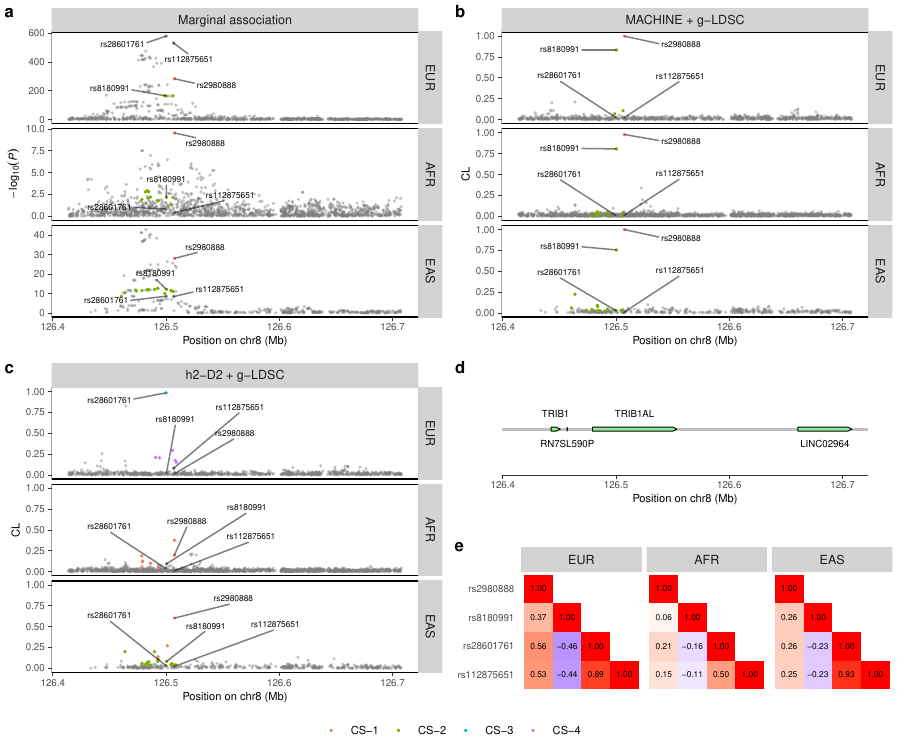

R code for this plot:
options(stringsAsFactors = F, check.names = F)

library(readr)
library(tidyr)
library(magrittr)
library(dplyr)
library(Matrix)
library(foreach)
library(doParallel)
library(ggplot2)
library(cowplot)
library(ggrepel)
library(ggpubr)
library(ggh4x)
library(gggenes)
library(latex2exp)
library(scales)
library(Hmisc)

setwd("real_data/glgc")

dbs = c("UKBB", "GLGC")
phenos = c("HDL", "LDL", "TG", "TC")
pids = c("EUR", "AFR", "EAS")

methods = c("MACHINE + g-LDSC" = "MACHINE-gLDSC",
            "MACHINE" = "MACHINE",
            "MESuSiE" = "MESuSiE",
            "h2-D2 + g-LDSC" = "h2D2-gLDSC",
            "h2-D2" = "h2D2",
            "SuSiE" = "SuSiE",
            "RSparsePro" = "RSparsePro",
            "CARMA" = "CARMA")

db = "GLGC"
pheno = "TC"
i = 8
block = 125

data_all = foreach(method = names(methods)[c(1,4)]) %do%
{
  if(method %in% c("MACHINE + g-LDSC", "MACHINE"))
  {
    read.delim(sprintf("%s/%s/%s/chr%d/%d/variant_info.txt.gz", 
                       methods[method], pheno, db, i, block))
  } else {
    foreach(pid = pids) %do%
    {
      read.delim(sprintf("%s/%s/%s/%s/chr%d/%d/variant_info.txt.gz", 
                         methods[method], pheno, db, pid, i, block))
    }
  }
}
names(data_all[[2]]) = pids

gene_position = read.delim(
  "~/Documents/GWAS/data/reference/human/v42/GRCh37/gene_position.hg19.v42.bed",
  header = F) %>% filter(V1 == sprintf("chr%d",i) & !(
  (V3 < min(data_all[[1]]$position)) | (V2 > max(data_all[[1]]$position))))

gene_table = data.frame("type" = "",
                        "start" = gene_position$V2,
                        "end" = gene_position$V3,
                        "name" = gene_position$V4,
                        "orientation" = c("+" = T, "-" = F)[gene_position$V6],
                        stringsAsFactors = F)
gene_table$start %<>% pmax(min(data_all[[1]]$position))
gene_table$end %<>% pmin(max(data_all[[1]]$position))
gene_table$name[3] = "TRIB1AL"

data_all[[1]]$CS.EUR[which(data_all[[1]]$CS.EUR == "CS:EUR-8-125-1")] = "CS-1"
data_all[[1]]$CS.EUR[which(data_all[[1]]$CS.EUR == "CS:EUR-8-125-2")] = "CS-2"
data_all[[1]]$CS.AFR[which(data_all[[1]]$CS.AFR == "CS:AFR-8-125-1")] = "CS-1"
data_all[[1]]$CS.AFR[which(data_all[[1]]$CS.AFR == "CS:AFR-8-125-2")] = "CS-2"
data_all[[1]]$CS.EAS[which(data_all[[1]]$CS.EAS == "CS:EAS-8-125-1")] = "CS-1"
data_all[[1]]$CS.EAS[which(data_all[[1]]$CS.EAS == "CS:EAS-8-125-2")] = "CS-2"
data_all[[2]][[1]]$CS[which(data_all[[2]][[1]]$CS == "CS:EUR-8-125-1")] = "CS-3"
data_all[[2]][[1]]$CS[which(data_all[[2]][[1]]$CS == "CS:EUR-8-125-2")] = "CS-4"
data_all[[2]][[2]]$CS[which(data_all[[2]][[2]]$CS == "CS:AFR-8-125-1")] = "CS-1"
data_all[[2]][[3]]$CS[which(data_all[[2]][[3]]$CS == "CS:EAS-8-125-1")] = "CS-1"
data_all[[2]][[3]]$CS[which(data_all[[2]][[3]]$CS == "CS:EAS-8-125-2")] = "CS-2"

data_all[[1]]$CS.EUR %<>% factor(levels = sprintf("CS-%s",1:4))
data_all[[1]]$CS.AFR %<>% factor(levels = sprintf("CS-%s",1:4))
data_all[[1]]$CS.EAS %<>% factor(levels = sprintf("CS-%s",1:4))
data_all[[2]][[1]]$CS %<>% factor(levels = sprintf("CS-%s",1:4))
data_all[[2]][[2]]$CS %<>% factor(levels = sprintf("CS-%s",1:4))
data_all[[2]][[3]]$CS %<>% factor(levels = sprintf("CS-%s",1:4))

label_SNPs = c("rs2980888","rs8180991","rs28601761","rs112875651")

R = foreach(pid = pids) %do%
{
  readMM(sprintf("LD/%s/%s/chr%d/%d/LD.mtx.gz", pheno, pid, i, block))
}

R_df = foreach(k = 1:3, .combine = "rbind") %do%
{
  diag(R[[k]]) = 1
  pid = pids[k]
  sub = data.frame("pid" = pid, "i" = R[[k]]@i+1, "j" = R[[k]]@j+1, 
                   "r" = R[[k]]@x)
  sub$i = data_all[[1]]$rsid[!is.na(data_all[[1]][,sprintf("Z.%s",pid)])][sub$i]
  sub$j = data_all[[1]]$rsid[!is.na(data_all[[1]][,sprintf("Z.%s",pid)])][sub$j]
  filter(sub, i %in% label_SNPs & j %in% label_SNPs)
}
idx = which(match(R_df$i, label_SNPs) > match(R_df$j, label_SNPs))
R_df[idx,c(2,3)] = R_df[idx,c(3,2)]

R_df$pid %<>% factor(levels = pids)
R_df$i %<>% factor(levels = label_SNPs)
R_df$j %<>% factor(levels = label_SNPs)

save(data_all, gene_table, R_df, label_SNPs, file = "examples/example_1.RData")

load("examples/example_1.RData")

custom_theme = function()
{
  theme(
    aspect.ratio = 1/4,
    axis.text = element_text(size = 7),
    axis.title = element_text(size = 8),
    axis.ticks = element_line(linewidth = 0.25),
    axis.line = element_blank(),
    strip.text = element_text(size = 9),
    strip.background = element_rect(
      fill = "lightgray", color = "lightgray"),
    legend.text = element_text(size = 8),
    legend.title = element_blank(),
    plot.title = element_text(size = 10, hjust = 0.5),
    panel.spacing = unit(0.05, "in"),
    panel.grid = element_blank(),
    panel.border = element_rect(color = "black", linewidth = 0.5, fill = NA))
}

data_1 = pivot_longer(data_all[[1]][,c(2,5,11,15,19,22,24,26,28,30,32)],
                      -c(position, rsid), names_to = c(".value","pid"),
                      names_pattern = "([A-Za-z]+[0-9]*_?[A-Za-z]+)\\.(.*)") %>%
  filter(!is.na(neglog10_pval))
data_1$pid %<>% factor(levels = pids)
data_1 %<>% arrange(!is.na(CS), CS, pid, position)

data_2 = foreach(pid = pids, .combine = "rbind") %do%
{
  mutate(data_all[[2]][[pid]][,c(2,5,23,25)], pid = pid)
}
data_2$pid %<>% factor(levels = pids)
data_2 %<>% arrange(!is.na(CS), CS, pid, position)

data_1 %<>% mutate(alpha = if_else(!is.na(CS) | rsid %in% label_SNPs, 1, 0.25))
label_df = filter(data_1, rsid %in% label_SNPs)
label_df %<>% arrange(pid, position)
label_df$nudge_x = c(0,-0.05,0,0.02,-0.05,0,0.05,0.02,-0.05,0,0.02,0.02)
label_df$nudge_y = c(-100,50,-100,0,0,2,2,-1,-2,5,5,5)

p1 = ggplot(data_1, aes(x = position / 1e6, y = neglog10_pval, color = CS)) +
  geom_point(aes(alpha = alpha), size = 0.5) +
  geom_text_repel(data = label_df, aes(
    x = position / 1e6, y = neglog10_pval, label = rsid), color = "black",
    size = 2, force = 50, force_pull = 0, max.time = 5, max.iter = Inf,
    nudge_x = label_df$nudge_x, nudge_y = label_df$nudge_y, 
    box.padding = 0.5, point.size = 0.5, min.segment.length = 0,
    segment.alpha = 0.5, na.rm = T, seed = 2, show.legend = F, verbose = T) +
  facet_grid(pid ~ "Marginal association", scales = "free_y") +
  theme_classic() + custom_theme() + 
  scale_x_continuous(limits = range(data_all[[1]]$position) / 1e6) +
  scale_alpha_continuous(limits = c(0,1)) +
  scale_color_manual(breaks = sprintf("CS-%s",1:4), values = hue_pal()(4)) +
  guides(color = "none", alpha = "none") +
  labs(x = "Position on chr8 (Mb)", y = TeX("$-log_{10}(\\italic(P))$"), 
       color = "")

label_df$nudge_x = rep(c(-0.05,-0.05,0.05,0.05),3)
label_df$nudge_y = rep(c(0.5,0,0.5,0),3)

p2 = ggplot(data_1, aes(x = position / 1e6, y = CL, color = CS)) +
  geom_point(aes(alpha = alpha), size = 0.5) +
  geom_text_repel(data = label_df, aes(
    x = position / 1e6, y = CL, label = rsid), color = "black",
    size = 2, force = 50, force_pull = 0.1, max.time = 5, max.iter = Inf,
    nudge_x = label_df$nudge_x, nudge_y = label_df$nudge_y, 
    box.padding = 0.5, point.size = 0.5, min.segment.length = 0, 
    segment.alpha = 0.5, na.rm = T, seed = 2, show.legend = F, verbose = T) +
  facet_grid(pid ~ "MACHINE + g-LDSC") +
  theme_classic() + custom_theme() + 
  scale_x_continuous(limits = range(data_all[[1]]$position) / 1e6) +
  scale_y_continuous(limits = c(0,1)) +
  scale_alpha_continuous(limits = c(0,1)) +
  scale_color_manual(breaks = sprintf("CS-%s",1:4), values = hue_pal()(4)) +
  guides(color = "none", alpha = "none") +
  labs(x = "Position on chr8 (Mb)", y = "CL", color = "")

data_2 %<>% mutate(alpha = if_else(!is.na(CS) | rsid %in% label_SNPs, 1, 0.25))
label_df = filter(data_2, rsid %in% label_SNPs)
label_df %<>% arrange(pid, position)
label_df$nudge_x = rep(c(-0.05,0.05,0.05,0.05),3)
label_df$nudge_y = c(0,0.6,0.6,0.6,rep(0.5,4),0.6,0.6,0.6,0.1)

p3 = ggplot(data_2, aes(x = position / 1e6, y = CL, color = CS)) +
  geom_point(aes(alpha = alpha), size = 0.5) +
  geom_text_repel(data = label_df, aes(
    x = position / 1e6, y = CL, label = rsid), color = "black",
    size = 2, force = 50, force_pull = 0.1, max.time = 5, max.iter = Inf,
    nudge_x = label_df$nudge_x, nudge_y = label_df$nudge_y,
    box.padding = 0.5, point.size = 0.5, min.segment.length = 0, 
    segment.alpha = 0.5, na.rm = T, seed = 2, show.legend = F, verbose = T) +
  facet_grid(pid ~ "h2-D2 + g-LDSC") +
  theme_classic() + custom_theme() + 
  scale_x_continuous(limits = range(data_all[[1]]$position) / 1e6) +
  scale_y_continuous(limits = c(0,1)) +
  scale_alpha_continuous(limits = c(0,1)) +
  scale_color_manual(breaks = sprintf("CS-%s",1:4), values = hue_pal()(4)) +
  guides(color = guide_legend(nrow = 1), alpha = "none") +
  labs(x = "Position on chr8 (Mb)", y = "CL", color = "")

gene_table$y_adjust = rep_len(c(1.2,0.8), length.out = nrow(gene_table))

p4 = ggplot(gene_table, aes(
  xmin = start / 1e6, xmax = end / 1e6, y = type, forward = orientation)) +
  geom_gene_arrow(
    arrowhead_height = unit(1, "mm"), arrowhead_width = unit(1, "mm"), 
    arrow_body_height = unit(1, "mm"), fill = "lightgreen") +
  geom_text(aes(x = (start+end)/2e6, y = y_adjust, label = name), size = 2.5) +
  theme_genes() + 
  theme(aspect.ratio = 1/4,
        panel.spacing = unit(0.05, "in"),
        axis.text = element_text(size = 7),
        axis.title.x = element_text(size = 8),
        axis.ticks.x = element_line(linewidth = 0.25),
        axis.line.x = element_line(linewidth = 0.25)) +
  scale_x_continuous(limits = range(data_all[[1]]$position) / 1e6) +
  labs(x = "Position on chr8 (Mb)", y = "")

p5 = ggplot(R_df, aes(x = i, y = j)) + 
  geom_tile(aes(fill = r)) + coord_equal() +
  geom_text(aes(label = sprintf("%0.2f", r)), size = 2) +
  facet_grid(. ~ pid) + theme_classic() +
  theme(
    aspect.ratio = 1,
    panel.spacing = unit(0.05, "in"),
    axis.text.x = element_blank(),
    axis.text.y = element_text(size = 7),
    axis.title = element_blank(),
    axis.line = element_blank(),
    axis.ticks = element_blank(),
    strip.text.x = element_text(size = 9),
    strip.text.y = element_blank(),
    strip.background = element_rect(
      fill = "lightgray", color = "lightgray"),
    panel.grid.major = element_blank(),
    panel.grid.minor = element_blank(),
    panel.border = element_blank()) +
  scale_y_discrete(limits = rev(label_SNPs)) +
  scale_fill_gradient2(low = "blue", mid = "white", high = "red",
                       midpoint = 0, limits = c(-1,1)) +
  guides(fill = "none")

a123 = align_plots(p1, p2, p3 + theme(legend.position = "none"), 
                   align = "hv", axis = "tblr")

a34 = align_plots(a123[[3]], p4, 
                  align = "v", axis = "lr")

p45 = plot_grid(a34[[2]], p5,
                labels = c('d','e'), label_size = 12, nrow = 2, ncol = 1)

ggsave("examples/example_1.pdf",
       ggarrange(plot_grid(a123[[1]], a123[[2]], a34[[1]], p45, 
                           nrow = 2, ncol = 2,
                           labels = c('a','b','c',''), label_size = 12),
                 common.legend = T, legend = "bottom",
                 legend.grob = ggpubr::get_legend(p3)),
       device = "pdf", width = 9, height = 7.5, units = "in", bg = "white")
